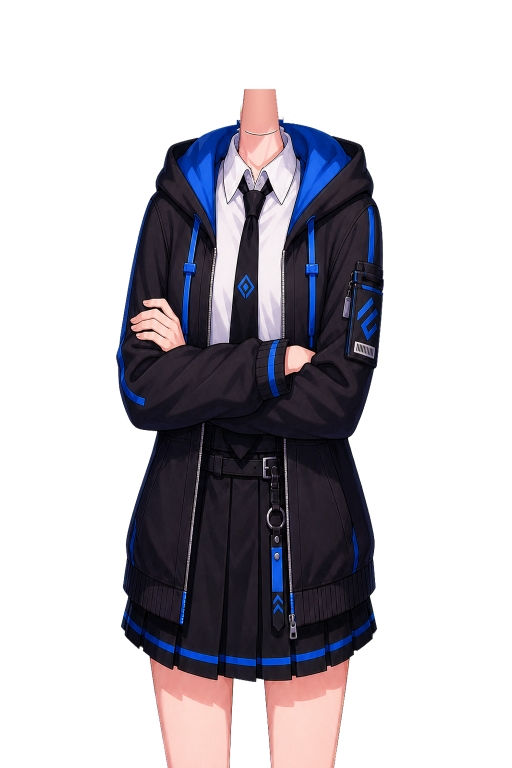
#> input picture src/LivingMetalGhost/Assets/Characters/Orkia/BodyBases/body-arms-crossed-v2.png, 1024 x 1536 px, given in place of orkia-fullbody-neutral-reference-v1.png, which was not available (shown at 1/2 size)
$ python extend_orkia_fullbody.py
#> lines starting #> are read from the running program, lines starting #| are printed output that depends on the picture; after the words box and inside, x2 and y2 are one past the last pixel; in counts of white or black regions, pixels touching at a corner belong together; pictures that were not available may be replaced by others from this repository, and a replacement may not be noted
from __future__ import annotations

from dataclasses import dataclass
from pathlib import Path
import shutil

import numpy as np
from PIL import Image


TARGET_SIZE = (1024, 1536)
TARGET_BBOX_TOP = 70
TARGET_UPPER_BBOX_WIDTH = 590
KEEP_UNTIL_Y = 820
FADE_END_Y = 1120
CENTER_FAST_FADE_START = 430
CENTER_FAST_FADE_END = 590
CENTER_SOFT_FADE_START = 390
CENTER_SOFT_FADE_END = 630


@dataclass
class Paths:
    root: Path
    base_dir: Path
    reference_path: Path
    backup_dir: Path


def load_paths() -> Paths:
    root = Path(__file__).resolve().parents[4]
    authoring_root = Path(__file__).resolve().parents[1]
    base_dir = root / "src" / "LivingMetalGhost" / "Assets" / "Characters" / "Orkia" / "CharacterBases"
    reference_path = authoring_root / "References" / "orkia-fullbody-neutral-reference-v1.png"
    backup_dir = authoring_root / "SourceBases" / "fullbody-crop-20260613"
    return Paths(root, base_dir, reference_path, backup_dir)


def fit_reference(reference_path: Path) -> Image.Image:
    ref = Image.open(reference_path).convert("RGBA")
    scale = TARGET_SIZE[1] / ref.height
    resized = ref.resize(
        (round(ref.width * scale), TARGET_SIZE[1]),
        Image.Resampling.LANCZOS,
    )

    canvas = Image.new("RGBA", TARGET_SIZE, (0, 0, 0, 0))
    offset_x = (TARGET_SIZE[0] - resized.width) // 2
    canvas.alpha_composite(resized, (offset_x, 0))
    return canvas


def alpha_bbox(image: Image.Image) -> tuple[int, int, int, int]:
    bbox = image.getchannel("A").getbbox()
    if bbox is None:
        return (0, 0, 0, 0)
    return bbox


def compute_transform(image: Image.Image) -> tuple[float, int, int]:
    left, top, right, _ = alpha_bbox(image)
    bbox_width = max(1, right - left)
    scale = TARGET_UPPER_BBOX_WIDTH / bbox_width
    scale = float(min(0.83, max(0.75, scale)))

    resized_bbox_left = left * scale
    resized_bbox_top = top * scale
    resized_bbox_width = bbox_width * scale

    x = round((TARGET_SIZE[0] - resized_bbox_width) / 2 - resized_bbox_left)
    y = round(TARGET_BBOX_TOP - resized_bbox_top)
    return scale, x, y


def create_overlay_mask(width: int, height: int, offset_x: int, offset_y: int) -> Image.Image:
    y_indices = np.arange(height, dtype=np.float32) + offset_y
    x_indices = np.arange(width, dtype=np.float32) + offset_x
    global_y = np.repeat(y_indices[:, None], width, axis=1)
    global_x = np.repeat(x_indices[None, :], height, axis=0)

    row_mask = np.where(
        global_y <= KEEP_UNTIL_Y,
        255.0,
        np.where(
            global_y >= FADE_END_Y,
            0.0,
            255.0 * (1.0 - ((global_y - KEEP_UNTIL_Y) / (FADE_END_Y - KEEP_UNTIL_Y))),
        ),
    )

    fast_band = (global_x >= CENTER_FAST_FADE_START) & (global_x <= CENTER_FAST_FADE_END)
    soft_band = (global_x >= CENTER_SOFT_FADE_START) & (global_x <= CENTER_SOFT_FADE_END) & ~fast_band

    fast_factor = np.clip(1.0 - ((global_y - KEEP_UNTIL_Y) / 180.0), 0.0, 1.0)
    soft_factor = np.clip(1.0 - ((global_y - KEEP_UNTIL_Y) / 260.0), 0.15, 1.0)

    row_mask = np.where(fast_band, row_mask * fast_factor, row_mask)
    row_mask = np.where(soft_band, row_mask * soft_factor, row_mask)

    return Image.fromarray(np.clip(row_mask, 0, 255).astype(np.uint8), "L")


def extend_sprite(source: Path, original_source: Path, reference_canvas: Image.Image) -> None:
    original = Image.open(original_source).convert("RGBA")
    scale, offset_x, offset_y = compute_transform(original)
    resized = original.resize(
        (round(original.width * scale), round(original.height * scale)),
        Image.Resampling.LANCZOS,
    )

    overlay_mask = create_overlay_mask(resized.width, resized.height, offset_x, offset_y)
    alpha = np.array(resized.getchannel("A"), dtype=np.float32)
    mask = (np.array(overlay_mask, dtype=np.float32) * (alpha / 255.0)).astype(np.uint8)

    overlay = Image.new("RGBA", TARGET_SIZE, (0, 0, 0, 0))
    overlay.paste(resized, (offset_x, offset_y), Image.fromarray(mask, "L"))

    result = reference_canvas.copy()
    result.alpha_composite(overlay)
    result.save(source)


def backup_file(source: Path, backup_dir: Path) -> None:
    backup_dir.mkdir(parents=True, exist_ok=True)
    destination = backup_dir / source.name
    if not destination.exists():
        shutil.copy2(source, destination)


def main() -> None:
    paths = load_paths()
    reference_canvas = fit_reference(paths.reference_path)
#> in fit_reference, ref is the input picture: PIL image 1024x1536 RGBA; mean R, G, B, A 25.3, 23, 28.6, 92.5
#> in fit_reference, `canvas = Image.new("RGBA", TARGET_SIZE, (0, 0, 0, 0))`: canvas: PIL image 1024x1536 RGBA; every value is 0

    for source in sorted(paths.base_dir.glob("approved-*.png")):
        backup_file(source, paths.backup_dir)
        original_source = paths.backup_dir / source.name
        extend_sprite(source, original_source if original_source.exists() else source, reference_canvas)
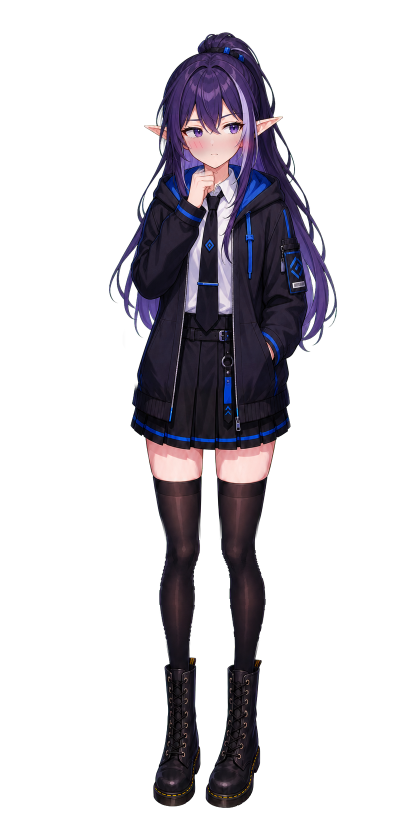
#> input picture src/LivingMetalGhost/Assets/Characters/Orkia/CharacterBases/approved-apologetic.png, 839 x 1671 px, found by its file name (shown at 1/2 size)
#> in extend_sprite, original is the input picture: PIL image 839x1671 RGBA; mean R, G, B, A 15.2, 12.8, 17.5, 62.2
#> in alpha_bbox, `bbox = image.getchannel("A").getbbox()`: bbox = (216, 62, 676, 1616)
#> in compute_transform, `left, top, right, _ = alpha_bbox(image)`: left = 216; top = 62; right = 676
#> in compute_transform, `bbox_width = max(1, right - left)`: bbox_width = 460
#> in compute_transform, `scale = TARGET_UPPER_BBOX_WIDTH / bbox_width`: scale = 1.28
#> in compute_transform, `scale = float(min(0.83, max(0.75, scale)))`: scale = 0.83
#> in compute_transform, `resized_bbox_left = left * scale`: resized_bbox_left = 179.3
#> in compute_transform, `resized_bbox_top = top * scale`: resized_bbox_top = 51.46
#> in compute_transform, `resized_bbox_width = bbox_width * scale`: resized_bbox_width = 381.8
#> in compute_transform, `x = round((TARGET_SIZE[0] - resized_bbox_width) / 2 - resized_bbox_left)`: x = 142
#> in compute_transform, `y = round(TARGET_BBOX_TOP - resized_bbox_top)`: y = 19
#> in extend_sprite, `scale, offset_x, offset_y = compute_transform(original)`: scale = 0.83; offset_x = 142; offset_y = 19
#> in create_overlay_mask, `y_indices = np.arange(height, dtype=np.float32) + offset_y`: y_indices = 1387 values from 19 to 1405
#> in create_overlay_mask, `x_indices = np.arange(width, dtype=np.float32) + offset_x`: x_indices = 696 values from 142 to 837
#> in create_overlay_mask, `global_y = np.repeat(y_indices[:, None], width, axis=1)`:
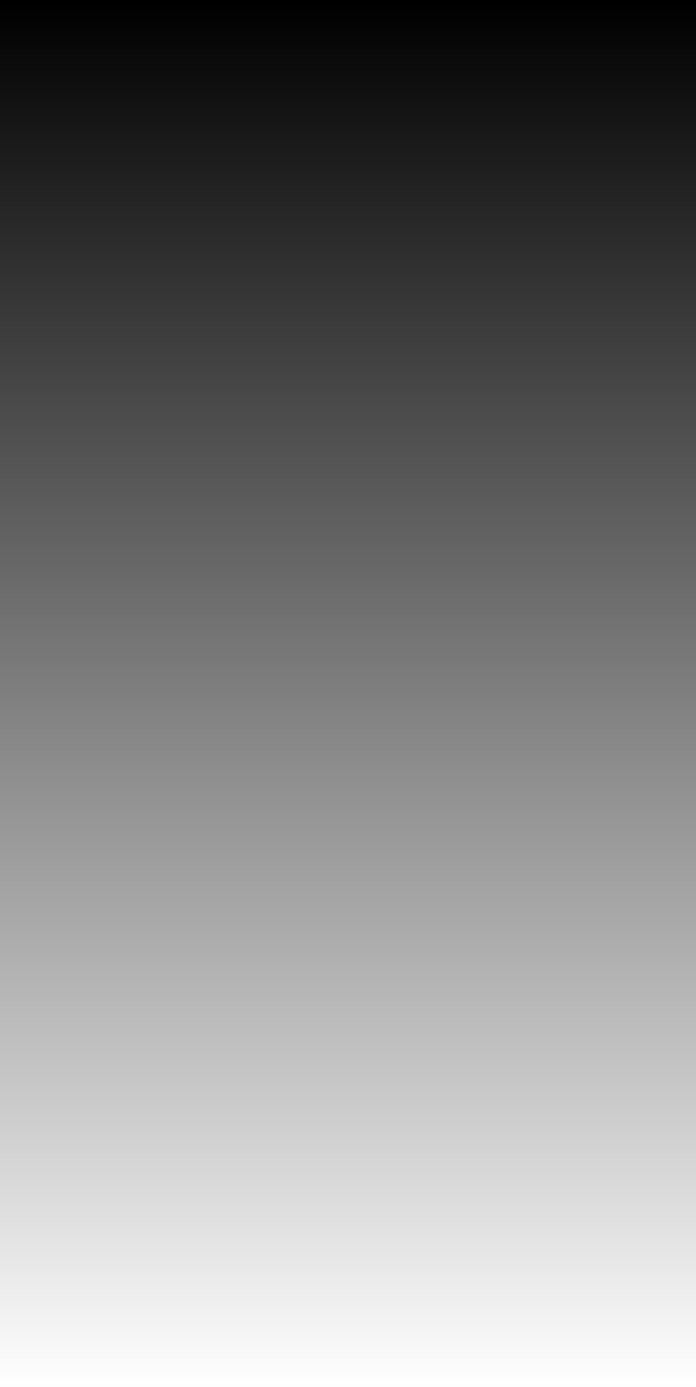
#> global_y: shape (1387, 696) float32; min 19, max 1405, mean 712; drawn with min black and max white
#> in create_overlay_mask, `global_x = np.repeat(x_indices[None, :], height, axis=0)`:
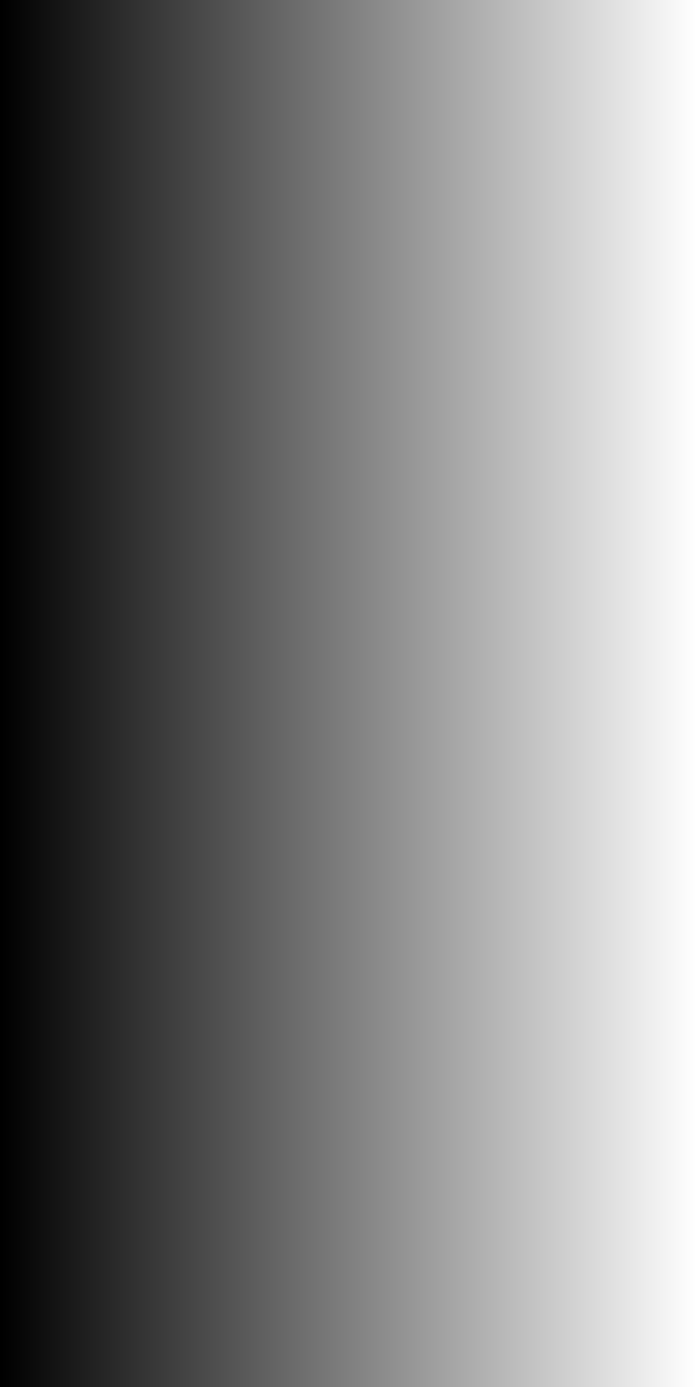
#> global_x: shape (1387, 696) float32; min 142, max 837, mean 489.5; drawn with min black and max white
#> in create_overlay_mask, `fast_band = (global_x >= CENTER_FAST_FADE_START) & (global_x <= CENTER..`:
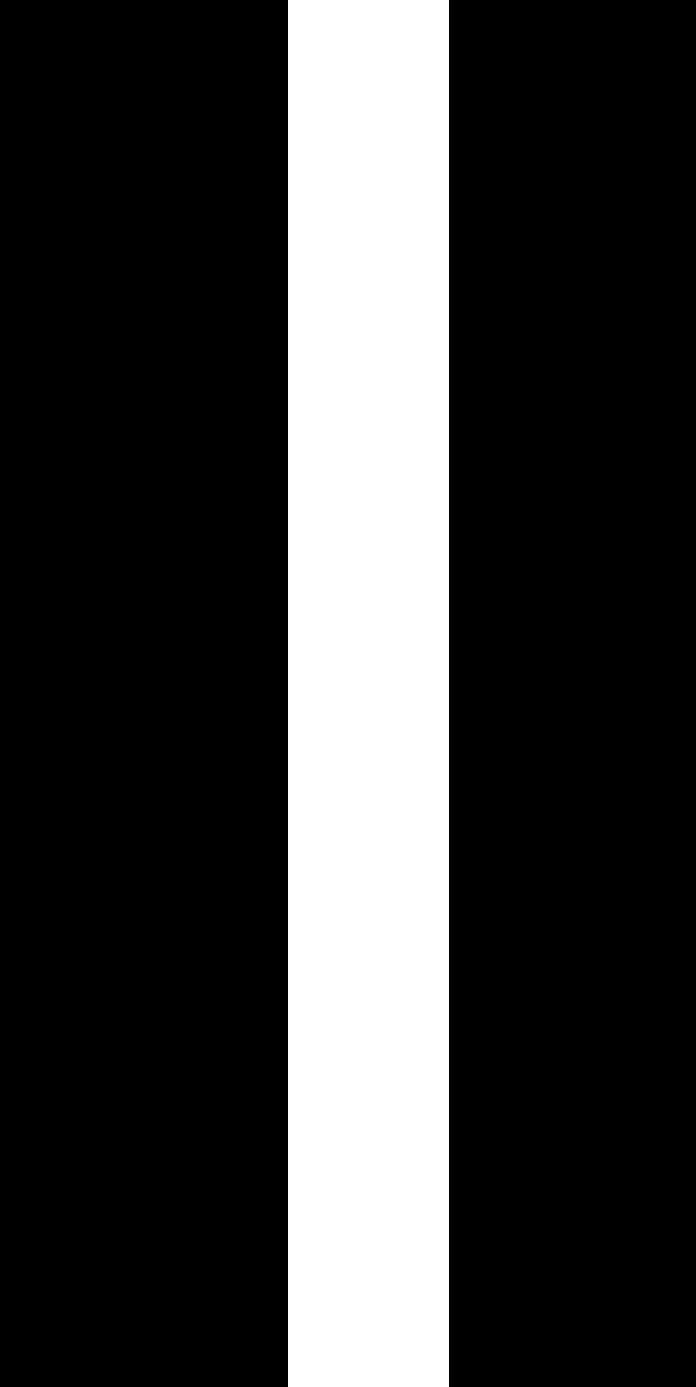
#> fast_band: shape (1387, 696) bool; 23.1% white; 1 white region, box (x1, y1, x2, y2) and area: (288, 0, 449, 1387) 223307
#> in create_overlay_mask, `soft_band = (global_x >= CENTER_SOFT_FADE_START) & (global_x <= CENTER..`: soft_band: shape (1387, 696) bool; 11.5% white; 2 white regions, box (x1, y1, x2, y2) and area: (248, 0, 288, 1387) 55480, (449, 0, 489, 1387) 55480
#> in create_overlay_mask, `row_mask = np.where(fast_band, row_mask * fast_factor, row_mask)`:
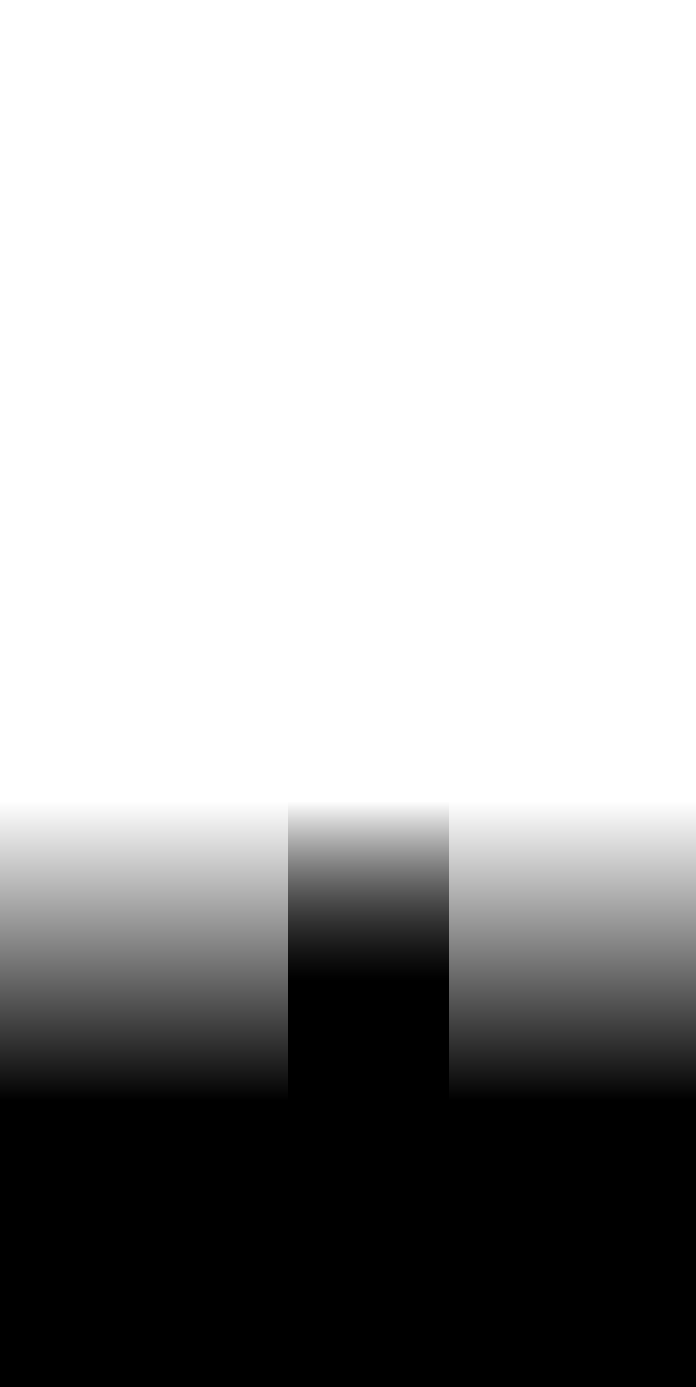
#> row_mask: shape (1387, 696) float32; min 0, max 255, mean 171.6
#> in extend_sprite, `result.alpha_composite(overlay)`:
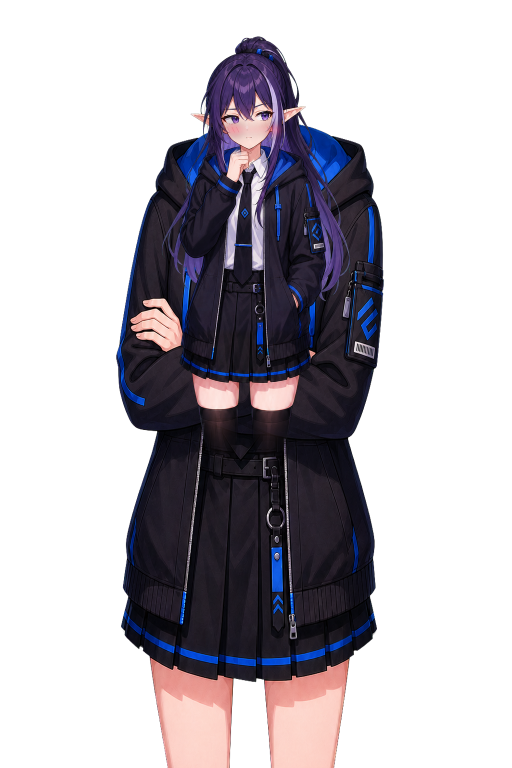
#> result: PIL image 1024x1536 RGBA (shown at 1/2 size); mean R, G, B, A 23.5, 20.3, 26.4, 95.9; transparent parts drawn white
        print(f"Updated {source.name}")


if __name__ == "__main__":
    main()
